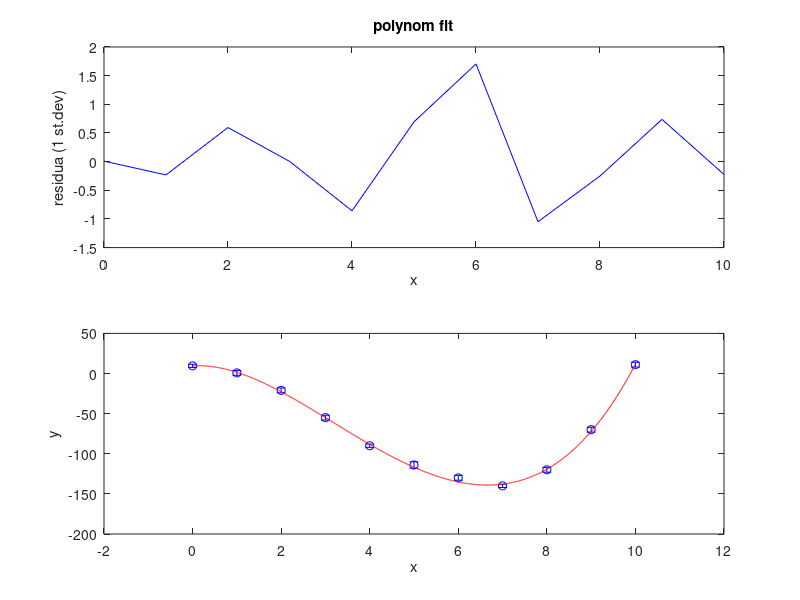

Source code (MATLAB):
%poly regrese
%fit polynomu + chi2 test
fprintf(1,'\n');
fprintf(1,'Poly fit\n');
fprintf(1,'05.01. 2019\n');
load polydata.dat %nacteni datoveho souboru
%1. sloupec x
%2. sloupec y
%3. slopuec err-y (st dev.)
x=polydata(:,1);
y=polydata(:,2);
ey=polydata(:,3);
np=size(x);
n=np(1);     %pocet dat
fprintf(1,'pocet dat:%d\n',n);
%stupen fitovaneho polynomu m
m=input('Stupen polynomu: ');
%vytvoreni kovariancni matice V
e=eye(n);
V=zeros(n);
for i=1:n, V(i,i)=ey(i)^2;end; 
%fit polynomu stupne m
%vytvoreni matice A
for i=1:n
   for j=1:m+1
      A(i,j)=x(i)^(j-1);
   end
end
B=inv(A'*inv(V)*A)*A'*inv(V);
theta=B*y;
U=B*V*B';
R=U;
%korelacni matice
for i=1:m+1
   for j=1:m+1
      R(i,j)=U(i,j)/sqrt(U(i,i)*U(j,j));
   end
end
%vystup
fprintf(1,'\n');
fprintf(1,'stupen polynomu:obecna primka %d\n',m);
for j=1:m+1
   fprintf(1,'theta%d: %f +/- %f\n',j-1,theta(j),sqrt(U(j,j)));
end
fprintf(1,'kovariancni matice:\n');
U
fprintf(1,'korelacni matice:\n');
R
%grafika
%residua a chi2
res=zeros(1,n);
ym=zeros(1,n);
chisq=0;
subplot(2,1,1);
for i=1:n
   for j=1:m+1
      ym(i)=ym(i)+theta(j)*x(i)^(j-1);
   end
   res(i)=(y(i)-ym(i))/sqrt(V(i,i));
   chisq=chisq+res(i)^2;
end
plot(x,res,'b');title('polynom fit');
xlabel('x');
ylabel('residua (1 st.dev)');
hold off;
ndeg=n-(m+1);%pocet stupnu volnosti
fprintf('pocet stupnu volnosti: %d\n',ndeg);
e_chisq=sqrt(2*ndeg);
fprintf('chisq = %f +/- %f\n',chisq,e_chisq);
fprintf('chisq/deg.freedom  = %f +/- %f\n',chisq/ndeg,e_chisq/sqrt(ndeg));
%polynom
fout=fopen('Data.out','w'); %output
xmin=min(x);
xmax=max(x);
dx=(xmax-xmin)/1000;
xx=[xmin:dx:xmax];
yx=zeros(1,1001);
for i=1:1001
   for j=1:m+1
      yx(i)=yx(i)+theta(j)*xx(i)^(j-1);
   end
    fprintf(fout,'%f %f \n',xx(i),yx(i));
end
fclose(fout);
subplot(2,1,2);
errorbar(x,y,ey,'bo');hold on;
plot(xx,yx,'r');
xlabel('x');
ylabel('y');
hold off;

clear;